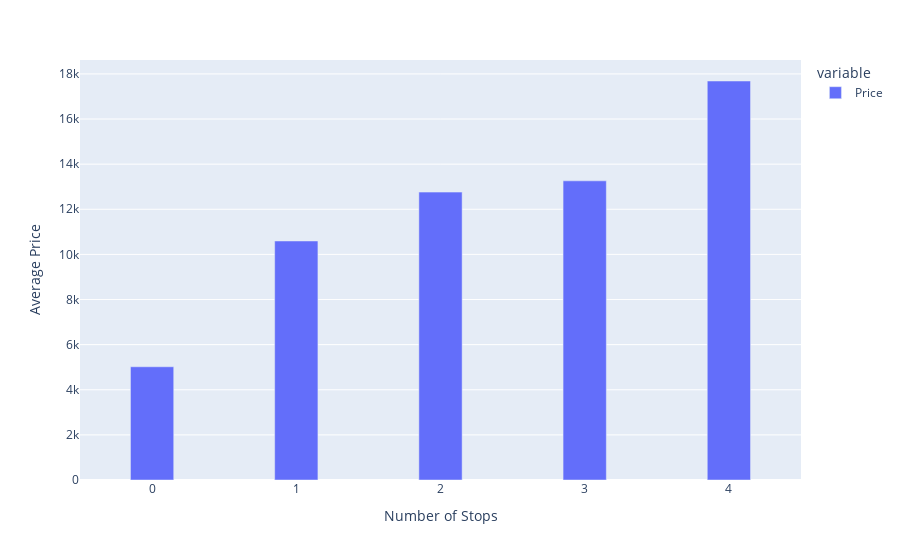

The notebook cell saved with this chart:
### Code cell
fig=px.bar(grouped_data_1)
fig.update_layout(xaxis_title='Number of Stops',yaxis_title='Average Price',bargap=0.7)

### Figure 1 — Plotly figure (JSON) as saved in the notebook; plotly's stock layout.template omitted (floating-point values rounded to 4 significant figures)
{"data": [{"alignmentgroup": "True", "hovertemplate": "variable=Price<br>Total_Stops=%{x}<br>value=%{y}<extra></extra>", "legendgroup": "Price", "marker": {"color": "#636efa", "pattern": {"shape": ""}}, "name": "Price", "offsetgroup": "Price", "orientation": "v", "showlegend": true, "textposition": "auto", "type": "bar", "x": [0, 1, 2, 3, 4], "xaxis": "x", "y": [5019.0, 10590.0, 12760.0, 13260.0, 17686], "yaxis": "y"}], "layout": {"bargap": 0.7, "barmode": "relative", "legend": {"title": {"text": "variable"}, "tracegroupgap": 0}, "margin": {"t": 60}, "xaxis": {"anchor": "y", "domain": [0, 1], "title": {"text": "Number of Stops"}}, "yaxis": {"anchor": "x", "domain": [0, 1], "title": {"text": "Average Price"}}}}
